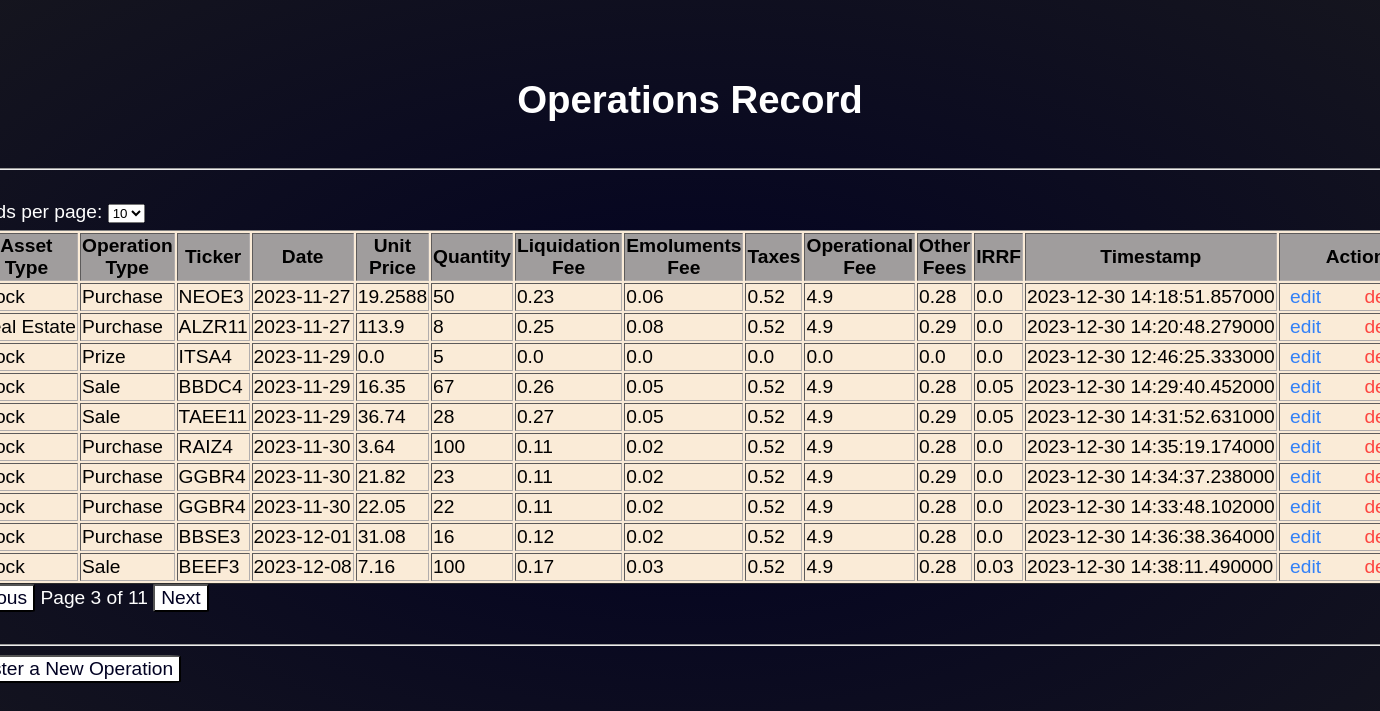
Before: /records?page=3&per_page=10 with the older database file.
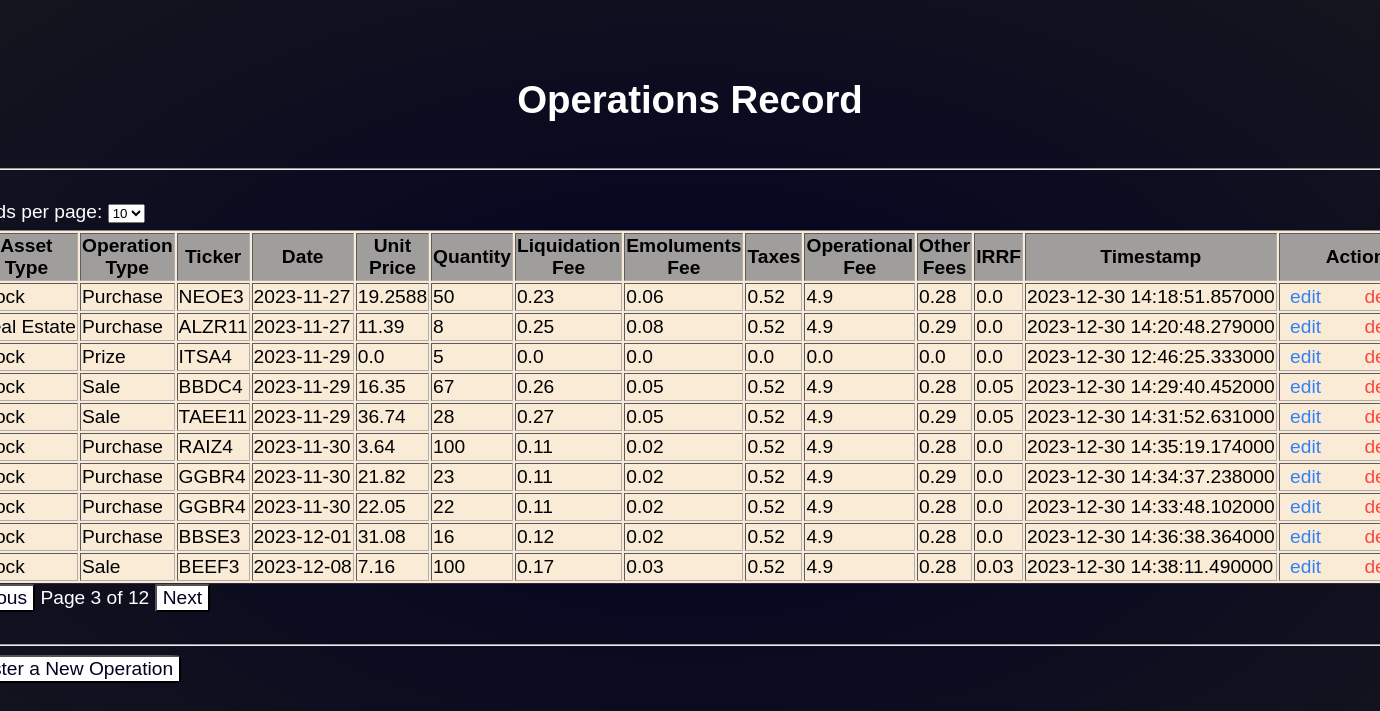
After: the same page with the newer database file.
### tables this page shows
CREATE TABLE operations (
            id INTEGER PRIMARY KEY AUTOINCREMENT,
            asset_type TEXT NOT NULL,
            operation_type TEXT NOT NULL,
            ticker TEXT NOT NULL,
            date TEXT NOT NULL,
            unit_price REAL NOT NULL,
            quantity INTEGER NOT NULL,
            liquidation_fee REAL NOT NULL,
            emoluments_fee REAL NOT NULL,
            taxes REAL NOT NULL DEFAULT 0,
            operational_fee REAL NOT NULL DEFAULT 0,
            other_fees REAL NOT NULL DEFAULT 0,
            irrf REAL NOT NULL DEFAULT 0,
            timestamp DATETIME NOT NULL
        );

### app.py (the view)
@app.route("/records", methods=["GET"])
def records():
    page = int(request.args.get('page', 1))
    per_page = int(request.args.get('per_page', 10))
    operations, total_records = get_paginated_operations(page, per_page)
    total_pages = (total_records // per_page) + (1 if total_records % per_page > 0 else 0)
    return render_template("records.html", operations=operations, page=page, per_page=per_page, total_pages=total_pages)

### utils.py (called while the page is built)
def get_paginated_operations(page, per_page):
    offset = (page - 1) * per_page
    dir_path = os.path.join(os.getcwd(), "database")
    connection = sqlite3.connect(os.path.join(dir_path, "operations.db"))
    cursor = connection.cursor()
    cursor.execute("SELECT * FROM operations LIMIT ? OFFSET ?", (per_page, offset))
    results = cursor.fetchall()
    cursor.execute("SELECT COUNT(*) FROM operations")
    total_records = cursor.fetchone()[0]
    connection.close()
    return results, total_records

### templates/records.html (shortened to what this page needs)
<!DOCTYPE html>
<html lang="en">
<head>
    <link rel="stylesheet" href="{{ url_for('static', filename='style.css') }}">
</head>
<body>
    <header>
    <h1>Operations Record</h1></header>
    <hr><br>
    <form method="get" action="/records">
        <label for="per_page">Records per page:</label>
        <select id="per_page" name="per_page" onchange="this.form.submit()">
            <option value="10" {% if per_page == 10 %}selected{% endif %}>10</option>
        </select>
    </form>
    <table border="1">
        <tr>
            <th>Asset Type</th>
            <th>Operation Type</th>
            <th>Ticker</th>
            <th>Date</th>
            <th>Unit Price</th>
            <th>Quantity</th>
            <th>Liquidation Fee</th>
            <th>Emoluments Fee</th>
            <th>Taxes</th>
            <th>Operational Fee</th>
            <th>Other Fees</th>
            <th>IRRF</th>
            <th>Timestamp</th>
            <th>Action</th>
        </tr>
        {% for op in operations %}
        <tr>
            <td>{{ op[1] }}</td>
            <td>{{ op[2] }}</td>
            <td>{{ op[3] }}</td>
            <td>{{ op[4] }}</td>
            <td>{{ op[5] }}</td>
            <td>{{ op[6] }}</td>
            <td>{{ op[7] }}</td>
            <td>{{ op[8] }}</td>
            <td>{{ op[9] }}</td>
            <td>{{ op[10] }}</td>
            <td>{{ op[11] }}</td>
            <td>{{ op[12] }}</td>
            <td>{{ op[13] }}</td>
            <td class="action-column">
                <form action="/edit/{{ op[0] }}" method="GET" style="display:inline;">
                    <button type="submit" class="edit-btn">edit</button>
                </form>
                <form action="/delete/{{ op[0] }}" method="POST" style="display:inline;" onsubmit="return confirm('Are you sure you want to delete this record?');">
                    <button type="submit" class="delete">delete</button>
                </form>
            </td>
        </tr>
        {% endfor %}
    </table>
    <div>
        <button {% if page == 1 %}disabled{% endif %} onclick="window.location.href='/records?page={{ page-1 }}&per_page={{ per_page }}'">Previous</button>
        <span>Page {{ page }} of {{ total_pages }}</span>
        <button {% if page == total_pages %}disabled{% endif %} onclick="window.location.href='/records?page={{ page+1 }}&per_page={{ per_page }}'">Next</button>
    </div>
    <br><hr>
    <button type="button" onclick="window.location.href='/'">Register a New Operation</button>
</body>
</html>

### static/style.css (style rules this page uses)
html { height: 100%; display: flex; justify-content: center; }
body, button { font-family: sans-serif; font-size: 1.2rem; }
body { margin: 15px; padding: 2vw; background-image: radial-gradient(rgb(1, 1, 34) 0vw, rgb(29, 29, 29) 100vw); color: #ffffff; align-items: center; }
header { color: white; padding: 10px 0; text-align: center; }
input, select { margin-bottom: 7px; }
button { border-radius: 5%; background-color: #ffffff; color: rgb(1, 1, 34); }
form { align-items: center; }
td { white-space: nowrap; }
table { background-color: antiquewhite; color: black; }
th { background-color: rgb(160, 157, 157); }
tr, th, td { border-color: rgb(177, 173, 173); }
button.delete { border: none; background-color: transparent; color: rgba(255, 0, 0, 0.7); width: 80px; overflow: hidden; text-overflow: ellipsis; }
button.edit-btn { border: none; background-color: transparent; color: rgba(0, 102, 255, 0.8); width: 50px; overflow: hidden; text-overflow: ellipsis; }
.action-column { display: flex; justify-content: space-between; align-items: center; width: 150px; }
.action-column form { display: flex; justify-content: center; align-items: center; }
button.delete, button.edit-btn { flex: none; text-align: center; }

Changed rows visible on the page:
changed operations "Real Estate": unit_price "113.9" → "11.39"
Other visible differences:
{{ total_pages }}: "11" → "12"
